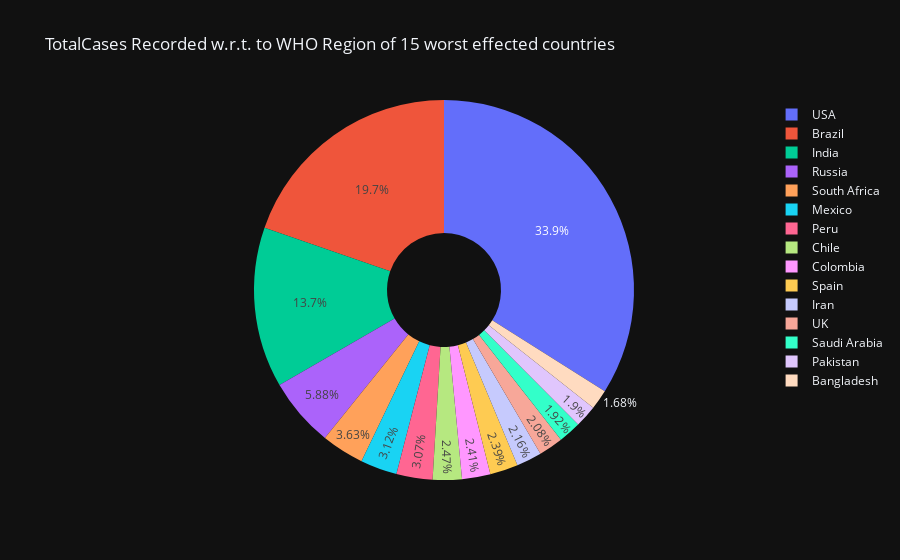
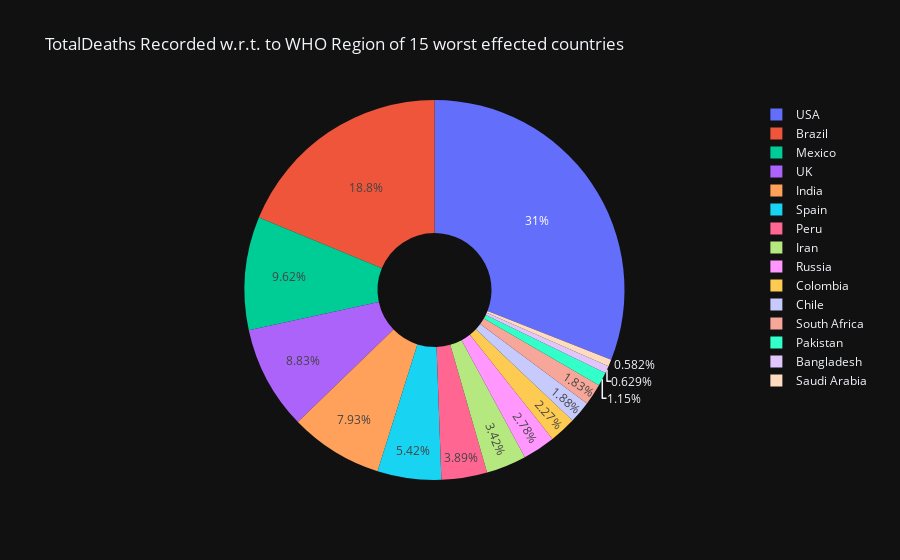

Notebook code for these charts, in order:
### Code cell
labels=world_df[0:15]['Country/Region'].values
cases=['TotalCases','TotalDeaths','TotalRecovered','ActiveCases']
for i in cases:
    fig=px.pie(world_df[0:15],values=i,names=labels,template="plotly_dark",hole=0.3,title=f"{i} Recorded w.r.t. to WHO Region of 15 worst effected countries ")
    fig.show()

### Figure 1 — Plotly figure (JSON) as saved in the notebook; plotly's stock layout.template omitted (floating-point values rounded to 4 significant figures)
{"data": [{"domain": {"x": [0, 1], "y": [0, 1]}, "hole": 0.3, "hovertemplate": "label=%{label}<br>TotalCases=%{value}<extra></extra>", "labels": ["USA", "Brazil", "India", "Russia", "South Africa", "Mexico", "Peru", "Chile", "Colombia", "Spain", "Iran", "UK", "Saudi Arabia", "Pakistan", "Bangladesh"], "legendgroup": "", "name": "", "showlegend": true, "type": "pie", "values": [5032179, 2917562, 2025409, 871894, 538184, 462690, 455409, 366671, 357710, 354530, 320117, 308134, 284226, 281863, 249651]}], "layout": {"legend": {"tracegroupgap": 0}, "title": {"text": "TotalCases Recorded w.r.t. to WHO Region of 15 worst effected countries "}}}

### Figure 2 — Plotly figure (JSON) as saved in the notebook; plotly's stock layout.template omitted (floating-point values rounded to 4 significant figures)
{"data": [{"domain": {"x": [0, 1], "y": [0, 1]}, "hole": 0.3, "hovertemplate": "label=%{label}<br>TotalDeaths=%{value}<extra></extra>", "labels": ["USA", "Brazil", "India", "Russia", "South Africa", "Mexico", "Peru", "Chile", "Colombia", "Spain", "Iran", "UK", "Saudi Arabia", "Pakistan", "Bangladesh"], "legendgroup": "", "name": "", "showlegend": true, "type": "pie", "values": [162804, 98644, 41638, 14606, 9604, 50517, 20424, 9889, 11939, 28500, 17976, 46413, 3055, 6035, 3306]}], "layout": {"legend": {"tracegroupgap": 0}, "title": {"text": "TotalDeaths Recorded w.r.t. to WHO Region of 15 worst effected countries "}}}
